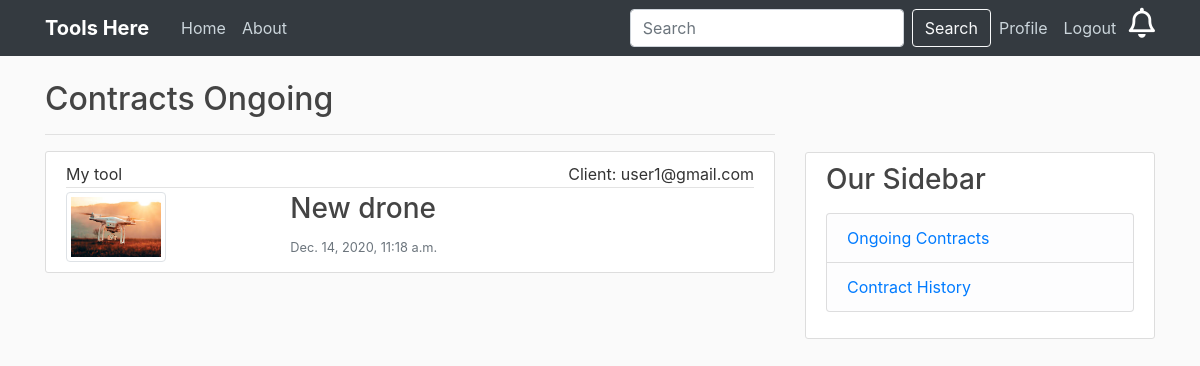
Screenshot of /accounts/contractsongoing/ (signed in) with the database file from the repository.
### users/models.py (models this page shows, shortened)
class Contract(models.Model):
    client = models.ForeignKey(CustomUser, on_delete=models.CASCADE, related_name='client')
    owner = models.ForeignKey(CustomUser, on_delete=models.CASCADE, related_name='owner')
    post = models.ForeignKey(Post, on_delete=models.CASCADE)
    start_date = models.DateTimeField(auto_now_add=True)
    period = models.DecimalField(decimal_places=2,max_digits=12)
    total_rent = models.DecimalField(decimal_places=2,max_digits=12)
    status = models.PositiveSmallIntegerField(default=0)

### accounts/models.py (models this page shows)
class CustomUser(AbstractUser):
    username = None
    email = models.EmailField(_('email address'), unique=True)
    phone = models.CharField(max_length=10, null=True)
    address = models.CharField(max_length=200, null=True)
    USERNAME_FIELD = 'email'
    REQUIRED_FIELDS = []
    objects = CustomUserManager()

### home/models.py (models this page shows, shortened)
class Post(models.Model):
	tool = models.CharField(max_length=100)
	content = models.CharField(max_length=300)
	rent = models.DecimalField(decimal_places=2,max_digits=12)
	rent_type = models.CharField(max_length=100,choices=RENT_CHOICES,default=RENT_CHOICES[0][0])
	rating = models.FloatField(default=0)
	owner = models.ForeignKey(CustomUser, on_delete=models.CASCADE)
	image = models.ImageField(default='default.jpg', upload_to='tool_pics')
	available = models.BooleanField(default=False)

### users/views.py (the view)
# urls.py: path('accounts/contractsongoing/', user_views.ContractsOngoing, name='contracts-ongoing'),
def ContractsOngoing(request):
	contracts=Contract.objects.filter(owner=request.user).order_by('-start_date')|Contract.objects.filter(client=request.user).order_by('-start_date') #,status=0
	context = {
		'contracts': contracts.exclude(status=6),
	}
	return render(request, 'users/contracts/contracts_ongoing.html', context)

### users/templates/users/contracts/contracts_ongoing.html (shortened to what this page needs)
{% extends "users/contracts/contracts.html" %}
{% load bootstrap %}
{% block contract %}
  <h2>Contracts Ongoing</h2>
  <hr>
    {% for contract in contracts %}
      {% ifequal contract.owner request.user %}
        <article class="media content-section">
          <div class="media-body">
            <div class="article-metadata d-flex justify-content-between">
              <div>My tool</div><div>Client: {{ contract.client }}</div>
            </div>
            <div class="row padding">
              <div class="col-md-4">
                <img class="img-thumbnail" src="{{ contract.post.image.url }}" width="100" height="100">
              </div>
              <div>
                <h3><a class="article-title" href="{% url 'contract-detail' contract.id %}">
                {{ contract.post.tool }}</a></h3>
                <small class="text-muted">{{ contract.start_date }}</small>
              </div>
            </div>
          </div>
        </article>
      {% endifequal %}
    {% endfor %}
{% endblock contract %}

### tools2/static/home/main.css (style rules this page uses)
body { background: #fafafa; color: #333333; margin-top: 5rem; }
h1, h2, h3, h4, h5, h6 { color: #444444; }
.content-section { background: #ffffff; padding: 10px 20px; border: 1px solid #dddddd; border-radius: 3px; margin-bottom: 20px; }
.article-title { color: #444444; }
.article-metadata { padding-bottom: 1px; margin-bottom: 4px; border-bottom: 1px solid #e3e3e3 }

### rows the page displays
Contract: client "user1@gmail.com", post.image (picture), post.tool "New drone", start_date "Dec. 14, 2020, 11:18 a.m."
